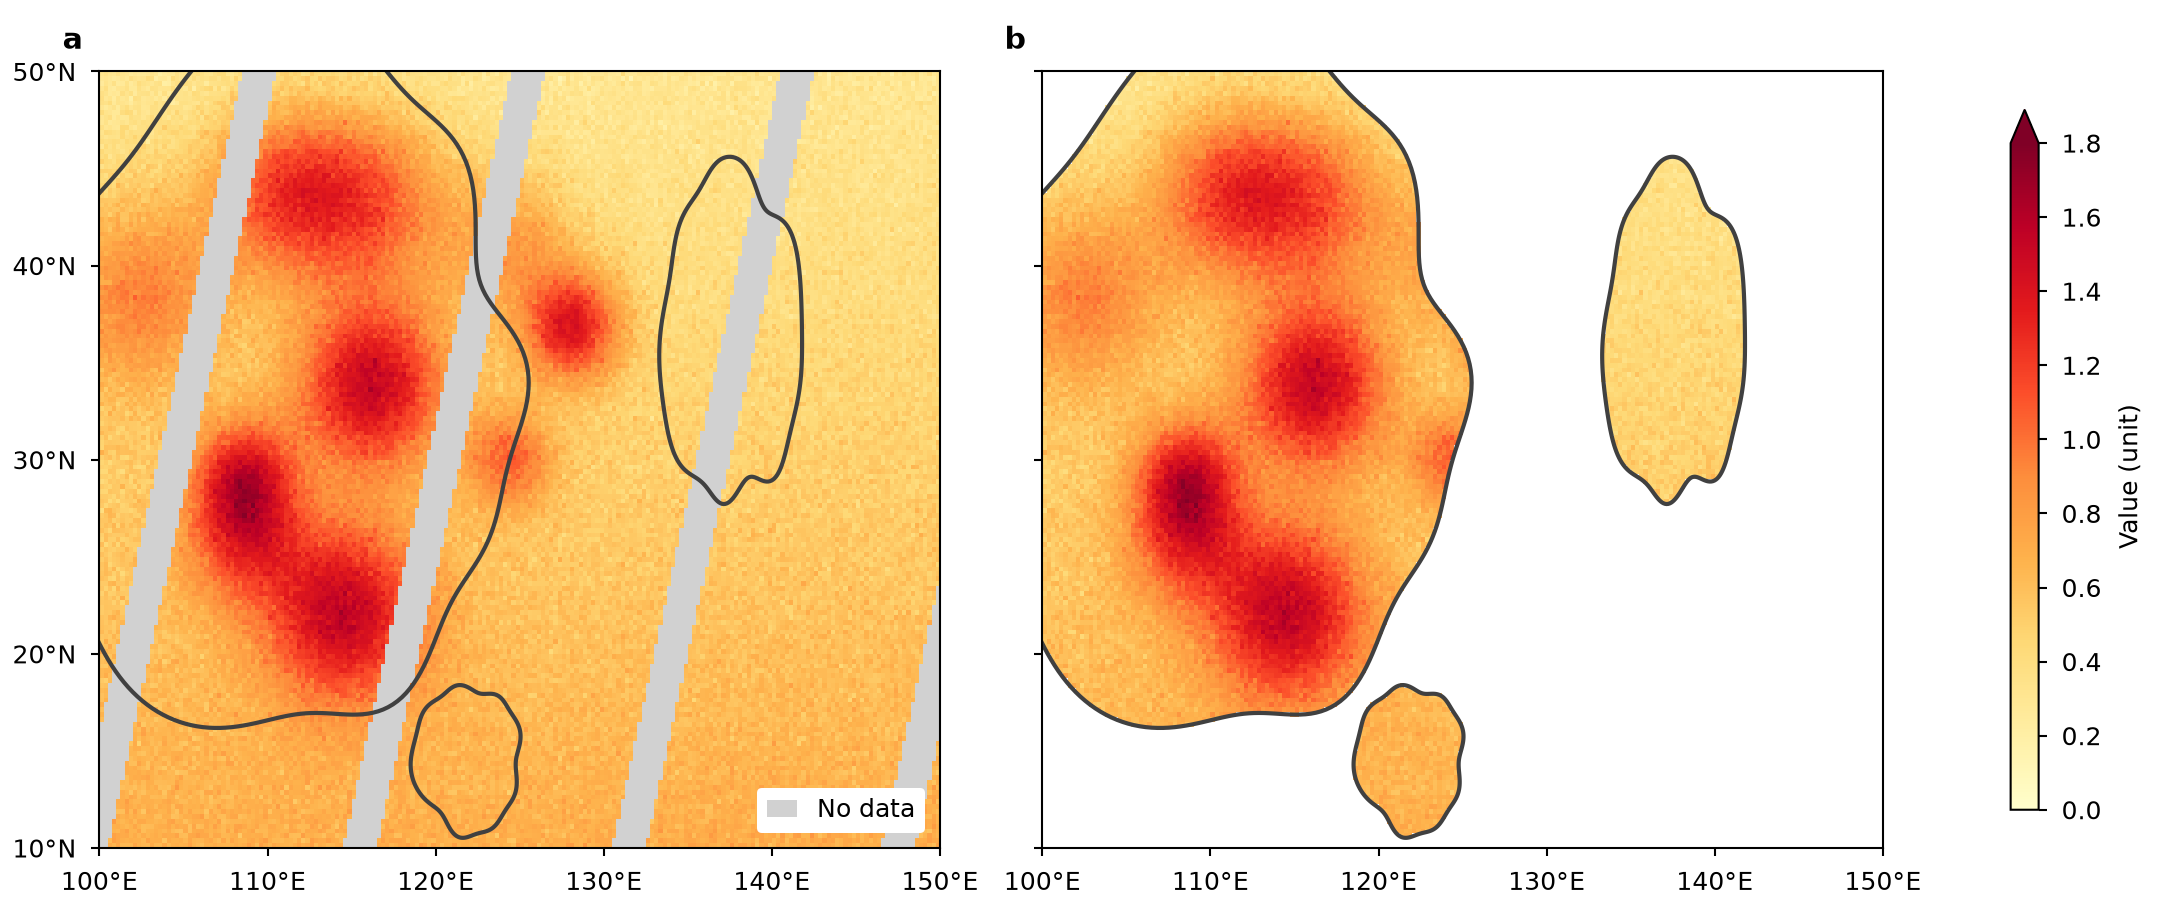

This chart was generated by the following Python code:
"""Raster map: a gridded field drawn cell by cell under coastlines, with missing cells (a) and a land mask (b).
Synthetic data on a regular lon/lat grid."""

import os
from pathlib import Path

import matplotlib.pyplot as plt
import numpy as np
from matplotlib.colors import Normalize
from matplotlib.patches import Patch, PathPatch
from matplotlib.path import Path as MplPath
from matplotlib.ticker import FuncFormatter

MM = 1 / 25.4
STYLE_DIR = Path(__file__).resolve().parent / "../../../styles"
EXTENT = (100, 150, 10, 50)  # lon_min, lon_max, lat_min, lat_max
CELL = 0.25  # grid spacing in degrees
LON_EDGES = np.arange(EXTENT[0], EXTENT[1] + CELL / 2, CELL)
LAT_EDGES = np.arange(EXTENT[2], EXTENT[3] + CELL / 2, CELL)
LON = (LON_EDGES[:-1] + LON_EDGES[1:]) / 2  # cell centers
LAT = (LAT_EDGES[:-1] + LAT_EDGES[1:]) / 2
# Land masses: center lon, center lat, half-width and half-height in degrees.
LANDS = [(112, 33, 15, 17), (138, 37, 4, 9), (122, 15, 3, 4)]
COAST = {"facecolor": "none", "edgecolor": "0.25"}
NO_DATA = "0.82"
SWATH_SPACING, SWATH_GAP = 16.0, 2.0  # degrees of longitude between gaps, and gap width
NORM = Normalize(0, 1.8)  # one scale for both panels
CMAP = "YlOrRd"
TICKS = {"xticks": np.arange(100, 151, 10), "yticks": np.arange(10, 51, 10)}


def wiggle(rng, n, scale, terms=10):
    t = np.linspace(0, 1, n, endpoint=False)
    return sum(scale / k * np.sin(2 * np.pi * k * t + rng.uniform(0, 2 * np.pi))
               for k in range(1, terms + 1))


def land_paths(rng):
    paths = []
    for lon, lat, rx, ry in LANDS:
        angle = np.linspace(0, 2 * np.pi, 300, endpoint=False)
        radius = 1 + wiggle(rng, angle.size, 0.12)
        ring = np.column_stack([lon + rx * radius * np.cos(angle),
                                lat + ry * radius * np.sin(angle)])
        paths.append(MplPath(np.vstack([ring, ring[:1]]), closed=True))
    return paths


def field(rng):
    """Smooth bumps plus cell noise, shape (lat, lon)."""
    lon2d, lat2d = np.meshgrid(LON, LAT)
    value = 0.3 + 0.01 * (50 - lat2d)
    for amp, x, y, s in zip(rng.uniform(0.4, 1.2, 10), rng.uniform(102, 130, 10),
                            rng.uniform(20, 45, 10), rng.uniform(1.5, 4.0, 10)):
        value += amp * np.exp(-((lon2d - x) ** 2 + (lat2d - y) ** 2) / (2 * s**2))
    return value + rng.normal(0, 0.05, value.shape)


def swath_gaps():
    """Slanted bands without data, as left between satellite overpasses."""
    lon2d, lat2d = np.meshgrid(LON, LAT)
    along = lon2d - 0.25 * lat2d  # constant along a slanted band
    return (along % SWATH_SPACING) < SWATH_GAP


def land_mask(lands):
    """True for cells whose center lies on land."""
    lon2d, lat2d = np.meshgrid(LON, LAT)
    centers = np.column_stack([lon2d.ravel(), lat2d.ravel()])
    inside = np.any([path.contains_points(centers) for path in lands], axis=0)
    return inside.reshape(lon2d.shape)


def degrees(positive, negative):
    def label(value, _):
        if value == 0:
            return "0°"
        return f"{abs(value):g}°{positive if value > 0 else negative}"
    return FuncFormatter(label)


def raster_map(ax, values, lands, bad_color="white"):
    """Draw a masked (lat, lon) array cell by cell, then the coastlines on top."""
    cmap = plt.get_cmap(CMAP).with_extremes(bad=bad_color)
    mesh = ax.pcolormesh(LON_EDGES, LAT_EDGES, values, cmap=cmap, norm=NORM,
                         shading="flat", rasterized=True)
    for path in lands:
        ax.add_patch(PathPatch(path, **COAST))
    ax.set(xlim=EXTENT[:2], ylim=EXTENT[2:], **TICKS)
    ax.set_aspect(1 / np.cos(np.deg2rad(np.mean(EXTENT[2:]))))
    ax.xaxis.set_major_formatter(degrees("E", "W"))
    ax.yaxis.set_major_formatter(degrees("N", "S"))
    return mesh


def main():
    rng = np.random.default_rng(5)
    lands = land_paths(rng)
    values = field(rng)
    default = STYLE_DIR / "default.mplstyle"
    sheets = [default] if default.is_file() else []
    if selected := os.environ.get("CEDALION_STYLE"):
        sheet = Path(selected).expanduser()
        sheets.append(sheet if sheet.is_file() else STYLE_DIR / (selected.removesuffix(".mplstyle") + ".mplstyle"))
    map_frame = STYLE_DIR / "map.mplstyle"
    if map_frame.is_file():
        sheets.append(map_frame)
    width_mm = float(os.environ.get("CEDALION_WIDTH_MM", 183))
    with plt.style.context(sheets):
        fig, (ax_a, ax_b) = plt.subplots(1, 2, figsize=(width_mm * MM, 78 * MM), layout="constrained")
        mesh = raster_map(ax_a, np.ma.masked_where(swath_gaps(), values), lands,
                          bad_color=NO_DATA)
        ax_a.legend(handles=[Patch(facecolor=NO_DATA, label="No data")], loc="lower right",
                    frameon=True, facecolor="white", edgecolor="none", framealpha=1,
                    handlelength=1.2, borderaxespad=0.6)
        raster_map(ax_b, np.ma.masked_where(~land_mask(lands), values), lands)
        ax_b.tick_params(labelleft=False)
        fig.colorbar(mesh, ax=[ax_a, ax_b], shrink=0.8, aspect=25, extend="max",
                     label="Value (unit)")
        for ax, letter in zip((ax_a, ax_b), "ab"):
            ax.text(-0.02, 1.02, letter, transform=ax.transAxes, fontsize="large",
                    fontweight="bold", ha="right", va="bottom")
        fig.savefig(os.environ.get("CEDALION_SNIPPET_PNG", Path(__file__).with_name("snippet.png")), dpi=300)
        plt.close(fig)


if __name__ == "__main__":
    main()
